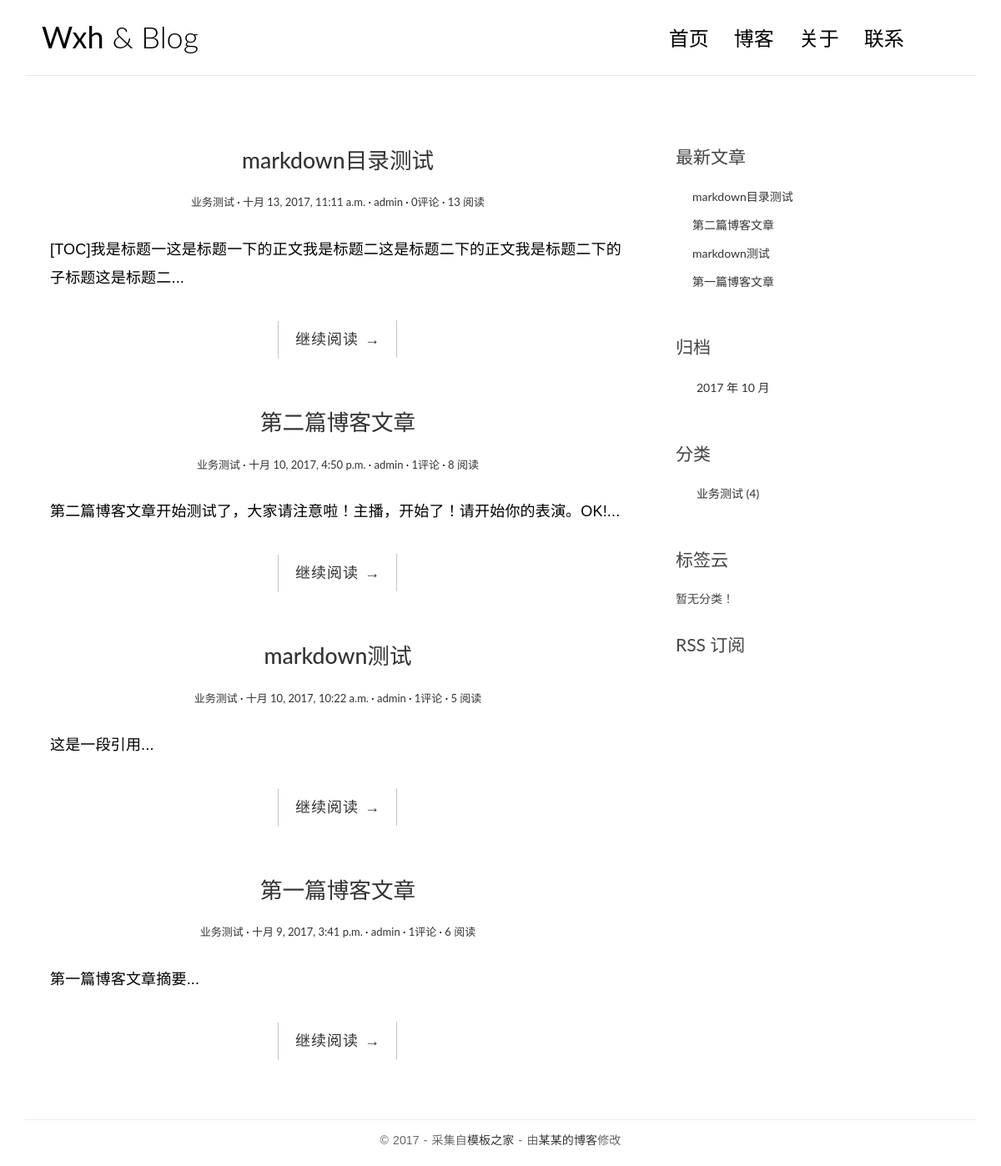
The page / on the database its author committed.
### blog/models.py (models this page shows, shortened)
@python_2_unicode_compatible
class Post(models.Model):
    title = models.CharField(max_length=70)
    body = models.TextField()
    created_time = models.DateTimeField()
    modified_time = models.DateTimeField()
    excerpt = models.CharField(max_length=200,blank=True)
    category = models.ForeignKey(Category)
    tags = models.ManyToManyField(Tag,blank=True)
    author = models.ForeignKey(User)
    views = models.PositiveIntegerField(default=0)
    def get_absolute_url(self):
        return reverse('blog:detail', kwargs={'pk': self.pk})
    class Meta:
        ordering = ['-created_time']

@python_2_unicode_compatible
class Category(models.Model):
    name = models.CharField(max_length=100)

### blog/views.py (the view, shortened to what this page needs)
# urls.py: url(r'^$', views.IndexView.as_view(), name='index'),
class IndexView(ListView):
    model = Post
    template_name = 'blog/index.html'
    context_object_name = 'post_list'
    paginate_by = 10
    def get_context_data(self, **kwargs):
        context = super().get_context_data(**kwargs)
        paginator = context.get('paginator')
        page = context.get('page_obj')
        is_paginated = context.get('is_paginated')
        pagination_data = self.pagination_data(paginator, page, is_paginated)
        context.update(pagination_data)
        return context
    def pagination_data(self, paginator, page, is_paginated):
        if not is_paginated:
            return {}

### blog/templatetags/blog_tags.py (called while the page is built)
@register.simple_tag
def get_recent_posts(num=5):
    return Post.objects.all().order_by('-created_time')[:num]

@register.simple_tag
def archives():
    return Post.objects.dates('created_time', 'month', order='DESC')

@register.simple_tag
def get_categories():
    return Category.objects.annotate(num_posts=Count('post')).filter(num_posts__gt=0)

@register.simple_tag
def get_tagcloud():
    return Tag.objects.annotate(num_posts=Count('post')).filter(num_posts__gt=0)

### templates/blog/index.html (shortened to what this page needs)
<!DOCTYPE html>
{% extends 'base.html' %}
{% load staticfiles %}
             {% block main %}
                {% for post in post_list %}
                <article class="post post-{{ post.pk }}">
                    <header class="entry-header">
                        <h1 class="entry-title">
                            <a href="{{ post.get_absolute_url }}">{{ post.title }}</a>
                        </h1>
                        <div class="entry-meta">
                            <span class="post-category"><a href="{% url 'blog:category' post.category.pk %}">{{ post.category.name }}</a></span>
                            <span class="post-date"><a href="#"><time class="entry-date"
                                                                      datetime="{{ post.created_time }}">{{ post.created_time }}</time></a></span>
                            <span class="post-author"><a href="#">{{ post.author }}</a></span>
                            <span class="comments-link"><a href="{{ post.get_absolute_url }}#comment-area">{{ post.comment_set.count }}评论</a></span>
                            <span class="views-count"><a href="{{ post.get_absolute_url }}">{{ post.views }} 阅读</a></span>
                        </div>
                    </header>
                    <div class="entry-content clearfix">
                        <p>{{ post.excerpt }}...</p>
                        <div class="read-more cl-effect-14">
                            <a href="{{ post.get_absolute_url }}" class="more-link">继续阅读 <span class="meta-nav">→</span></a>
                        </div>
                    </div>
                </article>
                {% empty %}
                <div class="no-post">暂时还没有发布的文章！</div>
                {% endfor %}
            {% endblock main %}

### templates/base.html (shortened to what this page needs)
<!DOCTYPE html>
{% load staticfiles %}
{% load blog_tags %}
<html>
<head>
    <link rel="stylesheet" href="http://code.ionicframework.com/ionicons/2.0.1/css/ionicons.min.css">
    <link rel="stylesheet" href="{% static 'blog/css/bootstrap.min.css' %}">
    <link rel="stylesheet" href="{% static 'blog/css/pace.css' %}">
    <link rel="stylesheet" href="{% static 'blog/css/custom.css' %}">
    <link rel="stylesheet" href="{% static 'blog/css/highlights/github.css' %}">
</head>
<body>
<div class="container">
    <header id="site-header">
        <div class="row">
            <div class="col-md-4 col-sm-5 col-xs-8">
                <div class="logo">
                    <h1><a href="{% url 'blog:index' %}"><b>Wxh</b> &amp; Blog</a></h1>
                </div>
            </div>
            <div class="col-md-8 col-sm-7 col-xs-4">
                <nav class="main-nav" role="navigation">
                    <div class="collapse navbar-collapse" id="bs-example-navbar-collapse-1">
                        <ul class="nav navbar-nav navbar-right">
                            <li class="cl-effect-11"><a href="{% url 'blog:index' %}" data-hover="首页">首页</a></li>
                            <li class="cl-effect-11"><a href="full-width.html" data-hover="博客">博客</a></li>
                            <li class="cl-effect-11"><a href="about.html" data-hover="关于">关于</a></li>
                            <li class="cl-effect-11"><a href="contact.html" data-hover="联系">联系</a></li>
                        </ul>
                    </div>
                </nav>
            </div>
        </div>
    </header>
</div>
<div class="content-body">
    <div class="container">
        <div class="row">
            <main class="col-md-8">
                {% block main %}
                {% endblock main %}
            </main>
            <aside class="col-md-4">
                <div class="widget widget-recent-posts">
                  <h3 class="widget-title">最新文章</h3>
                  {% get_recent_posts as recent_post_list %}
                  <ul>
                    {% for post in recent_post_list %}
                    <li>
                      <a href="{{ post.get_absolute_url }}">{{ post.title }}</a>
                    </li>
                    {% empty %}
                    暂无文章！
                    {% endfor %}
                  </ul>
                </div>
                <div class="widget widget-archives">
                  <h3 class="widget-title">归档</h3>
                  {% archives as date_list %}
                  <ul>
                    {% for date in date_list %}
                    <li>
                      <a href="{% url 'blog:archives' date.year date.month %}">{{ date.year }} 年 {{ date.month }} 月</a>
                    </li>
                    {% empty %}
                    暂无归档！
                    {% endfor %}
                  </ul>
                </div>
                <div class="widget widget-category">
                  <h3 class="widget-title">分类</h3>
                  {% get_categories as category_list %}
                  <ul>
                    {% for category in category_list %}
                    <li>
                      <a href="{% url 'blog:category' category.pk %}">{{ category.name }} <span class="post-count">({{ category.num_posts }})</span></a>
                    </li>
                    {% empty %}
                    暂无分类！
                    {% endfor %}
                  </ul>
                </div>
                <div class="widget widget-tag-cloud">
                  <h3 class="widget-title">标签云</h3>
                  {% get_tagcloud as tagcloud_list %}
                  <ul>
                    {% for tag in tagcloud_list %}
                    <li>
                      <a href="{% url 'blog:tag' tag.pk %}">{{ tag.name }} <span class="post-count">({{ tag.num_posts }})</span></a>
                    </li>
                    {% empty %}
                    暂无分类！
                    {% endfor %}
                  </ul>
                </div>
                <div class="rss">
                    <a href="{% url 'rss' %}"> RSS 订阅</a>
                </div>
            </aside>
        </div>
    </div>
</div>
<footer id="site-footer">
    <div class="container">
        <div class="row">
            <div class="col-md-12">
                <p class="copyright">&copy 2017 - 采集自<a href="http://www.cssmoban.com/"
                                                        target="_blank" title="模板之家">模板之家</a>
                    - 由<a href="#" title="网页模板" target="_blank">某某的博客</a>修改
                </p>
            </div>
        </div>
    </div>
</footer>
</body>
</html>

### blog/static/blog/css/custom.css (style rules this page uses)
* { outline: none; }
h1, h2, h3, h4, h5, h6 { margin-top: 0; }
b { font-weight: 400; }
a { color: #333; }
body { color: #444; font-family: 'Lato', sans-serif; }
p { font-family: 'Ubuntu', sans-serif; font-weight: 400; word-spacing: 1px; letter-spacing: 0.01em; }
#site-header { background-color: #FFF; padding: 25px 20px; margin-bottom: 40px; border-bottom: 1px solid #e7e7e7; }
.logo h1 a { color: #000; }
.logo h1 { margin: 0; font-family: 'Lato', sans-serif; font-weight: 300; }
.main-nav { margin-top: 11px; max-width: 95%; }
.main-nav a { color: #000000 !important; padding: 0 0 5px 0 !important; margin-right: 30px; font-family: 'Lato', sans-serif; font-weight: 300; font-size: 24px; }
.cl-effect-11 a { padding: 10px 0; color: #0972b4; text-shadow: none; }
.cl-effect-11 a::before { position: absolute; top: 0; left: 0; overflow: hidden; padding: 0 0 5px 0 !important; max-width: 0; border-bottom: 1px solid #000; color: #000; content: attr(data-hover); white-space: nowrap; -webkit-transition: max-width 0.5s; -moz-transition: max-width 0.5s; transition: max-width 0.5s; }
.content-body { padding-bottom: 4em; }
.post { background: #fff; padding: 30px 30px 0; }
.entry-title { text-align: center; font-size: 1.9em; margin-bottom: 20px; line-height: 1.6; padding: 10px 20px 0; }
.entry-meta { text-align: center; color: #DDDDDD; font-size: 13px; margin-bottom: 30px; }
.entry-content { font-size: 18px; line-height: 1.9; font-weight: 300; color: #000; }
.post-category::after, .post-date::after, .post-author::after, .comments-link::after { content: ' ·'; color: #000; }
.read-more { font-family: 'Ubuntu', sans-serif; font-weight: 400; word-spacing: 1px; letter-spacing: 0.01em; text-align: center; margin-top: 20px; }
.cl-effect-14 a { padding: 0 20px; height: 45px; line-height: 45px; position: relative; display: inline-block; margin: 15px 25px; letter-spacing: 1px; font-weight: 400; text-shadow: 0 0 1px rgba(255, 255, 255, 0.3); }
.cl-effect-14 a::before, .cl-effect-14 a::after { position: absolute; width: 45px; height: 1px; background: #C3C3C3; content: ''; -webkit-transition: all 0.3s; -moz-transition: all 0.3s; transition: all 0.3s; pointer-events: none; }
.cl-effect-14 a::before { top: 0; left: 0; -webkit-transform: rotate(90deg); -moz-transform: rotate(90deg); transform: rotate(90deg); -webkit-transform-origin: 0 0; -moz-transform-origin: 0 0; transform-origin: 0 0; }
.cl-effect-14 a::after { right: 0; bottom: 0; -webkit-transform: rotate(90deg); -moz-transform: rotate(90deg); transform: rotate(90deg); -webkit-transform-origin: 100% 0; -moz-transform-origin: 100% 0; transform-origin: 100% 0; }
.widget { background: #fff; padding: 30px 0 0; }
.widget-title { font-size: 1.5em; margin-bottom: 20px; line-height: 1.6; padding: 10px 0 0; font-weight: 400; }
.widget-recent-posts ul { padding: 0; margin: 0; padding-left: 20px; }
.widget-recent-posts ul li { list-style-type: none; position: relative; line-height: 170%; margin-bottom: 10px; }
.widget-recent-posts ul li::before { content: '\f3d3'; font-family: "Ionicons"; position: absolute; left: -17px; top: 3px; font-size: 16px; color: #000; }
.widget-archives ul { padding: 0; margin: 0; padding-left: 25px; }
.widget-archives ul li { list-style-type: none; position: relative; line-height: 170%; margin-bottom: 10px; }
.widget-archives ul li::before { content: '\f3f3'; font-family: "Ionicons"; position: absolute; left: -25px; top: 1px; font-size: 16px; color: #000; }
.widget-category ul { padding: 0; margin: 0; padding-left: 25px; }
.widget-category ul li { list-style-type: none; position: relative; line-height: 170%; margin-bottom: 10px; }
.widget-category ul li::before { content: '\f3fe'; font-family: "Ionicons"; position: absolute; left: -25px; top: 1px; font-size: 18px; color: #000; }
.widget-tag-cloud ul { padding: 0; margin: 0; margin-right: -10px; }
.rss { font-size: 21px; margin-top: 30px; }
.rss a { color: #444; }
#site-footer { padding-top: 10px; padding: 0 0 1.5em 0; }
.copyright { text-align: center; padding-top: 1em; margin: 0; border-top: 1px solid #eee; color: #666; }

### rows shown on the page
Post: title "markdown目录测试", category.name "业务测试", created_time "十月 13, 2017, 11:11 a.m.", author "admin", comment_set.count "0", views "13", excerpt "[TOC]我是标题一这是标题一下的正文我是标题二这是标题二下的正文我是标题二下的子标题这是标题二"
Post: title "第二篇博客文章", category.name "业务测试", created_time "十月 10, 2017, 4:50 p.m.", author "admin", comment_set.count "1", views "8", excerpt "第二篇博客文章开始测试了，大家请注意啦！主播，开始了！请开始你的表演。OK!"
Post: title "markdown测试", category.name "业务测试", created_time "十月 10, 2017, 10:22 a.m.", author "admin", comment_set.count "1", views "5", excerpt "这是一段引用"
Post: title "第一篇博客文章", category.name "业务测试", created_time "十月 9, 2017, 3:41 p.m.", author "admin", comment_set.count "1", views "6", excerpt "第一篇博客文章摘要"
Category: name "业务测试", num_posts "4"

### other values the page prints
{{ date.year }} "2017"
{{ date.month }} "10"
